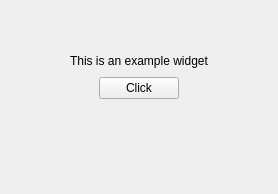
<?xml version="1.0" encoding="UTF-8"?>
<ui version="4.0">
 <class>Form</class>
 <widget class="QWidget" name="Form">
  <property name="geometry">
   <rect>
    <x>0</x>
    <y>0</y>
    <width>278</width>
    <height>194</height>
   </rect>
  </property>
  <property name="windowTitle">
   <string>Example widget</string>
  </property>
  <layout class="QGridLayout" name="gridLayout_2">
   <item row="0" column="0">
    <layout class="QGridLayout" name="gridLayout">
     <property name="sizeConstraint">
      <enum>QLayout::SetMaximumSize</enum>
     </property>
     <item row="1" column="2">
      <spacer name="horizontalSpacer_2">
       <property name="orientation">
        <enum>Qt::Horizontal</enum>
       </property>
       <property name="sizeHint" stdset="0">
        <size>
         <width>40</width>
         <height>20</height>
        </size>
       </property>
      </spacer>
     </item>
     <item row="2" column="1">
      <layout class="QVBoxLayout" name="verticalLayout_2">
       <item>
        <layout class="QHBoxLayout" name="horizontalLayout">
         <item>
          <widget class="QPushButton" name="btnExample">
           <property name="sizePolicy">
            <sizepolicy hsizetype="Maximum" vsizetype="Fixed">
             <horstretch>0</horstretch>
             <verstretch>0</verstretch>
            </sizepolicy>
           </property>
           <property name="text">
            <string>Click</string>
           </property>
          </widget>
         </item>
        </layout>
       </item>
      </layout>
     </item>
     <item row="1" column="0">
      <spacer name="horizontalSpacer">
       <property name="orientation">
        <enum>Qt::Horizontal</enum>
       </property>
       <property name="sizeHint" stdset="0">
        <size>
         <width>40</width>
         <height>20</height>
        </size>
       </property>
      </spacer>
     </item>
     <item row="0" column="1">
      <spacer name="verticalSpacer">
       <property name="orientation">
        <enum>Qt::Vertical</enum>
       </property>
       <property name="sizeHint" stdset="0">
        <size>
         <width>20</width>
         <height>40</height>
        </size>
       </property>
      </spacer>
     </item>
     <item row="1" column="1">
      <widget class="QLabel" name="label">
       <property name="text">
        <string>This is an example widget</string>
       </property>
      </widget>
     </item>
    </layout>
   </item>
   <item row="1" column="0">
    <spacer name="verticalSpacer_2">
     <property name="orientation">
      <enum>Qt::Vertical</enum>
     </property>
     <property name="sizeHint" stdset="0">
      <size>
       <width>20</width>
       <height>40</height>
      </size>
     </property>
    </spacer>
   </item>
  </layout>
 </widget>
 <resources/>
 <connections/>
</ui>
